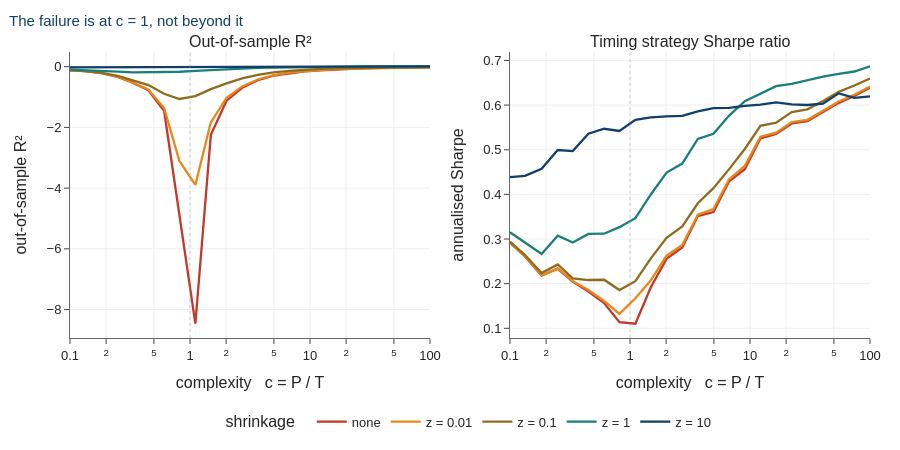

This figure's notebook cell:
### Code cell
plot_complexity(sweep, title="The failure is at c = 1, not beyond it")

### Figure 1 — Plotly figure (JSON) as saved in the notebook; plotly's stock layout.template omitted (floating-point values rounded to 4 significant figures)
{"data": [{"legendgroup": "none", "line": {"color": "#C0392B", "width": 2.3}, "mode": "lines", "name": "none", "showlegend": true, "type": "scatter", "x": [0.1, 0.1333, 0.1833, 0.25, 0.3333, 0.45, 0.6083, 0.8167, 1.108, 1.492, 2.017, 2.725, 3.675, 4.958, 6.7, 9.05, 12.22, 16.5, 22.27, 30.07, 40.62, 54.84, 74.06, 100.0], "xaxis": "x", "y": [-0.1194, -0.149, -0.2161, -0.3392, -0.5303, -0.7758, -1.451, -4.9, -8.466, -2.241, -1.12, -0.6964, -0.4457, -0.2919, -0.2094, -0.1511, -0.1176, -0.08831, -0.07078, -0.05055, -0.04312, -0.03768, -0.03289, -0.02639], "yaxis": "y"}, {"legendgroup": "none", "line": {"color": "#C0392B", "width": 2.3}, "mode": "lines", "name": "none", "showlegend": false, "type": "scatter", "x": [0.1, 0.1333, 0.1833, 0.25, 0.3333, 0.45, 0.6083, 0.8167, 1.108, 1.492, 2.017, 2.725, 3.675, 4.958, 6.7, 9.05, 12.22, 16.5, 22.27, 30.07, 40.62, 54.84, 74.06, 100.0], "xaxis": "x2", "y": [0.2916, 0.2608, 0.2182, 0.2333, 0.2049, 0.1822, 0.1564, 0.1137, 0.1103, 0.192, 0.2555, 0.281, 0.3515, 0.3604, 0.4295, 0.4563, 0.5252, 0.5355, 0.5589, 0.564, 0.5845, 0.6051, 0.6203, 0.6392], "yaxis": "y2"}, {"legendgroup": "z = 0.01", "line": {"color": "#E8871A", "width": 2.3}, "mode": "lines", "name": "z = 0.01", "showlegend": true, "type": "scatter", "x": [0.1, 0.1333, 0.1833, 0.25, 0.3333, 0.45, 0.6083, 0.8167, 1.108, 1.492, 2.017, 2.725, 3.675, 4.958, 6.7, 9.05, 12.22, 16.5, 22.27, 30.07, 40.62, 54.84, 74.06, 100.0], "xaxis": "x", "y": [-0.1192, -0.1486, -0.2146, -0.3357, -0.5215, -0.7543, -1.362, -3.11, -3.897, -1.834, -1.022, -0.6512, -0.4221, -0.2775, -0.1989, -0.144, -0.1119, -0.08362, -0.06692, -0.04762, -0.04026, -0.03502, -0.03053, -0.02494], "yaxis": "y"}, {"legendgroup": "z = 0.01", "line": {"color": "#E8871A", "width": 2.3}, "mode": "lines", "name": "z = 0.01", "showlegend": false, "type": "scatter", "x": [0.1, 0.1333, 0.1833, 0.25, 0.3333, 0.45, 0.6083, 0.8167, 1.108, 1.492, 2.017, 2.725, 3.675, 4.958, 6.7, 9.05, 12.22, 16.5, 22.27, 30.07, 40.62, 54.84, 74.06, 100.0], "xaxis": "x2", "y": [0.2919, 0.2612, 0.2188, 0.2343, 0.2056, 0.1857, 0.1612, 0.1323, 0.1672, 0.2076, 0.2627, 0.2867, 0.3546, 0.3673, 0.4339, 0.4638, 0.5293, 0.5383, 0.5619, 0.567, 0.5873, 0.6079, 0.623, 0.6419], "yaxis": "y2"}, {"legendgroup": "z = 0.1", "line": {"color": "#8E6C1F", "width": 2.3}, "mode": "lines", "name": "z = 0.1", "showlegend": true, "type": "scatter", "x": [0.1, 0.1333, 0.1833, 0.25, 0.3333, 0.45, 0.6083, 0.8167, 1.108, 1.492, 2.017, 2.725, 3.675, 4.958, 6.7, 9.05, 12.22, 16.5, 22.27, 30.07, 40.62, 54.84, 74.06, 100.0], "xaxis": "x", "y": [-0.1168, -0.145, -0.2024, -0.3072, -0.4535, -0.6072, -0.8928, -1.065, -0.9705, -0.7395, -0.5506, -0.3871, -0.2698, -0.1904, -0.1365, -0.1, -0.07611, -0.05417, -0.04282, -0.03326, -0.02675, -0.02137, -0.01931, -0.01398], "yaxis": "y"}, {"legendgroup": "z = 0.1", "line": {"color": "#8E6C1F", "width": 2.3}, "mode": "lines", "name": "z = 0.1", "showlegend": false, "type": "scatter", "x": [0.1, 0.1333, 0.1833, 0.25, 0.3333, 0.45, 0.6083, 0.8167, 1.108, 1.492, 2.017, 2.725, 3.675, 4.958, 6.7, 9.05, 12.22, 16.5, 22.27, 30.07, 40.62, 54.84, 74.06, 100.0], "xaxis": "x2", "y": [0.2941, 0.2643, 0.2236, 0.2429, 0.2119, 0.2082, 0.2087, 0.1857, 0.2056, 0.2566, 0.3027, 0.3283, 0.3801, 0.4139, 0.4566, 0.5017, 0.5536, 0.5606, 0.5843, 0.5904, 0.6091, 0.6296, 0.6438, 0.6597], "yaxis": "y2"}, {"legendgroup": "z = 1", "line": {"color": "#1B7F79", "width": 2.3}, "mode": "lines", "name": "z = 1", "showlegend": true, "type": "scatter", "x": [0.1, 0.1333, 0.1833, 0.25, 0.3333, 0.45, 0.6083, 0.8167, 1.108, 1.492, 2.017, 2.725, 3.675, 4.958, 6.7, 9.05, 12.22, 16.5, 22.27, 30.07, 40.62, 54.84, 74.06, 100.0], "xaxis": "x", "y": [-0.097, -0.1111, -0.1256, -0.1642, -0.1887, -0.1874, -0.1872, -0.1679, -0.1374, -0.1095, -0.0844, -0.06077, -0.04113, -0.02908, -0.01785, -0.009592, -0.002136, 0.004308, 0.003454, 0.007613, 0.008128, 0.012, 0.01109, 0.01189], "yaxis": "y"}, {"legendgroup": "z = 1", "line": {"color": "#1B7F79", "width": 2.3}, "mode": "lines", "name": "z = 1", "showlegend": false, "type": "scatter", "x": [0.1, 0.1333, 0.1833, 0.25, 0.3333, 0.45, 0.6083, 0.8167, 1.108, 1.492, 2.017, 2.725, 3.675, 4.958, 6.7, 9.05, 12.22, 16.5, 22.27, 30.07, 40.62, 54.84, 74.06, 100.0], "xaxis": "x2", "y": [0.3152, 0.2925, 0.2665, 0.3076, 0.2922, 0.3114, 0.3119, 0.3266, 0.3467, 0.3998, 0.4488, 0.4689, 0.5243, 0.5358, 0.5764, 0.6087, 0.6247, 0.6423, 0.6476, 0.6564, 0.6637, 0.6701, 0.6753, 0.6869], "yaxis": "y2"}, {"legendgroup": "z = 10", "line": {"color": "#123F69", "width": 2.3}, "mode": "lines", "name": "z = 10", "showlegend": true, "type": "scatter", "x": [0.1, 0.1333, 0.1833, 0.25, 0.3333, 0.45, 0.6083, 0.8167, 1.108, 1.492, 2.017, 2.725, 3.675, 4.958, 6.7, 9.05, 12.22, 16.5, 22.27, 30.07, 40.62, 54.84, 74.06, 100.0], "xaxis": "x", "y": [-0.02505, -0.02292, -0.01914, -0.01526, -0.01418, -0.006647, -0.002769, -0.00292, -0.0002916, 0.001715, 0.004083, 0.003572, 0.004694, 0.005444, 0.005531, 0.006072, 0.006459, 0.006595, 0.006007, 0.006198, 0.00603, 0.00679, 0.00673, 0.006798], "yaxis": "y"}, {"legendgroup": "z = 10", "line": {"color": "#123F69", "width": 2.3}, "mode": "lines", "name": "z = 10", "showlegend": false, "type": "scatter", "x": [0.1, 0.1333, 0.1833, 0.25, 0.3333, 0.45, 0.6083, 0.8167, 1.108, 1.492, 2.017, 2.725, 3.675, 4.958, 6.7, 9.05, 12.22, 16.5, 22.27, 30.07, 40.62, 54.84, 74.06, 100.0], "xaxis": "x2", "y": [0.4385, 0.4417, 0.4576, 0.4995, 0.4971, 0.536, 0.547, 0.542, 0.5671, 0.5725, 0.5749, 0.5757, 0.5861, 0.5933, 0.594, 0.5985, 0.6012, 0.6061, 0.6016, 0.6003, 0.6032, 0.6263, 0.6163, 0.6198], "yaxis": "y2"}], "layout": {"annotations": [{"font": {"size": 16}, "showarrow": false, "text": "Out-of-sample R²", "x": 0.225, "xanchor": "center", "xref": "paper", "y": 1, "yanchor": "bottom", "yref": "paper"}, {"font": {"size": 16}, "showarrow": false, "text": "Timing strategy Sharpe ratio", "x": 0.775, "xanchor": "center", "xref": "paper", "y": 1, "yanchor": "bottom", "yref": "paper"}], "font": {"family": "Helvetica, Arial, sans-serif", "size": 13}, "height": 450, "legend": {"orientation": "h", "title": {"text": "shrinkage  "}, "x": 0.5, "xanchor": "center", "y": -0.24}, "margin": {"b": 60, "l": 70, "r": 30, "t": 52}, "shapes": [{"line": {"color": "#999999", "dash": "dot", "width": 1.4}, "type": "line", "x0": 1, "x1": 1, "xref": "x", "y0": 0, "y1": 1, "yref": "y domain"}, {"line": {"color": "#999999", "dash": "dot", "width": 1.4}, "type": "line", "x0": 1, "x1": 1, "xref": "x2", "y0": 0, "y1": 1, "yref": "y2 domain"}], "title": {"font": {"color": "#123F69", "size": 15}, "text": "The failure is at c = 1, not beyond it", "x": 0.01, "xanchor": "left"}, "xaxis": {"anchor": "y", "domain": [0, 0.45], "gridcolor": "#EEEEEE", "linecolor": "#666666", "showgrid": true, "ticks": "outside", "title": {"text": "complexity   c = P / T"}, "type": "log", "zeroline": false}, "xaxis2": {"anchor": "y2", "domain": [0.55, 1], "gridcolor": "#EEEEEE", "linecolor": "#666666", "showgrid": true, "ticks": "outside", "title": {"text": "complexity   c = P / T"}, "type": "log", "zeroline": false}, "yaxis": {"anchor": "x", "domain": [0, 1], "gridcolor": "#EEEEEE", "linecolor": "#666666", "showgrid": true, "ticks": "outside", "title": {"text": "out-of-sample R²"}, "zeroline": true, "zerolinecolor": "#BBBBBB"}, "yaxis2": {"anchor": "x2", "domain": [0, 1], "gridcolor": "#EEEEEE", "linecolor": "#666666", "showgrid": true, "ticks": "outside", "title": {"text": "annualised Sharpe"}, "zeroline": true, "zerolinecolor": "#BBBBBB"}}}
